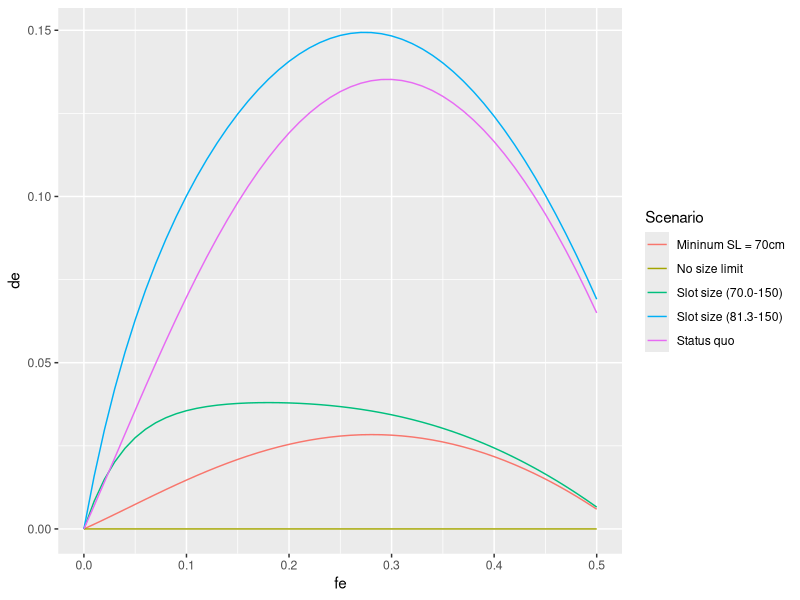

Write R code to recreate this figure. (Note: this script raises an error after producing the figure.)
# -------------------------------------------------------------------------- ##
# Halitosis.R
# Written by Steve Martell,  IPHC
# Date: Jan 8, 2012
# 
# Feb 7, 2011.  Added multiple growth groups to allow for cumulative effects
# of size selective fishing.  Need to show how mean weigth-at-age decreases
# with increasing fishing mortality rates.
# 
# SCENARIOS FOR HALIBUT PAPER
# 1) Status quo. 83.3cm minimum size limit
# 2) No size limits
# 3) 60cm minimum size limit
# 4) slot limit 81.3-150 cm
# 5) slot limit 60-150 cm
# -------------------------------------------------------------------------- ##

# -------------------------------------------------------------------------- ##
# Libraries
require(Hmisc)
require(ggplot2)
require(reshape2)
# -------------------------------------------------------------------------- ##

# Data and other constants
A	<- 35	# maximum age.
G	<- 21	# number of growth groups
S	<- 2	# number of sexes
dim	<- c(A, G, S)
age	<- 1:A	# vector of ages
pg	<- dnorm(seq(-3, 3, length=G), 0, 1); pg <- pg/sum(pg)

# Population parameters 
bo		<- 100.0			# unfished female spawning biomass
h		<- 0.75				# steepness
dm		<- 0.16				# discard mortality rate
THETA <- data.frame(bo=bo, h=h, dm=dm)

# Selectivity parameters (cm)
lhat	<- 97.132
ghat	<- 1/0.1667
slim	<- 81.28
ulim	<- 150
cvlm	<- 0.1
PI		<- data.frame(lhat=lhat, ghat=ghat, slim=slim, ulim=ulim, cvlm=cvlm)



# Sex specific parameters (female, male).
m		<- c(0.15, 0.18)			# natural mortality rate
a50		<- rep(10.91, 2)			# age at 50% maturity
k50		<- rep(1.406, 2)			# std at 50% maturity
a		<- rep(6.821e-6, 2)			# length-weight allometry (Clark 1992)
b		<- rep(3.24, 2)				# length-weight allometry (CLark 1992)
linf	<- c(145, 110)				# Range female 145-190, male 110-155 (cm)
k		<- c(0.1, 0.12)				# eyeballed growth pars from Clark & Hare 2002.
CVlinf  <- c(0.1, 0.1)				# CV in the asymptotic length

PHI	<- data.frame(m=m, a50=a50, k50=k50, a=a, b=b, linf=linf, k=k, CVlinf=CVlinf)
rownames(PHI)=c("Female", "Male")

T1 <- c(THETA, PHI, PI, dm=0)

# Halibut prices (10-20) (20-40) (40+)
# $6.75  $7.30  $7.50  In Homer Alaska.
fe		<- seq(0, 0.5, b=0.01)

lifeh	<-
function(fe = 0)
{
	# Life history and age-schedule information
	lx	<- array(0, dim)
	la	<- array(0, dim)
	wa	<- array(0, dim)
	fa	<- array(0, dim)
	pa	<- array(0, dim)	# price per pound 
	ma	<- plogis(age, a50, k50)
	for(i in 1:S)
	{
		lx[,,i]  <- exp(-m[i])^(age-1)
		lx[A,,i] <- lx[A,,i]/(1-exp(-m[i]))
		
		# growth
		'vonb'  <- function(linf,k) len <- linf*(1-exp(-k*age))
		dev     <- linf[i]*CVlinf[i]
		linf.g  <- seq(linf[i]-dev, linf[i]+dev, length=G)
		la[,,i] <- sapply(linf.g, vonb,k=k[i])
		wa[,,i] <- a[i]*la[,,i]^b[i]
		
		# maturity (this assumes maturity at a fixed age)
		fa[,,i] <- ma*wa[,,i]
	}
	
	# Length-based selectivity (length-based -> age-based)
	sc	<- array(0, dim)
	sr	<- array(0, dim)
	sd	<- array(0, dim)
	va	<- array(0, dim)
	std	<- cvlm*slim+1.e-30
	for(i in 1:S)
	{
		sc[,,i]  <- plogis(la[,,i],location=lhat, scale=ghat)
		sr[,,i]  <- plogis(la[,,i],location=slim, scale=std) - plogis(la[,,i],location=ulim, scale=std)
		sd[,,i]  <- 1-sr[,,i]
		va[,,i]  <- sc[,,i]*(sr[,,i]+sd[,,i]*dm)
	}
	
	# Age-specific total mortality, survival, retention, and discard rate.
	za	<- array(0, dim)
	sa	<- array(0, dim)
	qa	<- array(0, dim)
	da	<- array(0, dim)
	for(i in 1:S)
	{
		za[,,i]  <- m[i] + fe*va[,,i]
		sa[,,i]  <- exp(-za[,,i])
		qa[,,i]  <- (sc[,,i]*sr[,,i]) * (1-sa[,,i])/za[,,i]
		da[,,i]  <- (sc[,,i]*sd[,,i]) * (1-sa[,,i])/za[,,i]
	}
	# za	<- m+fe*va
	# sa	<- exp(-za)
	# qa	<- (sc*sr)*(1.-sa)/za	# fraction retained
	# da	<- (sc*sd)*(1.-sa)/za	# fraction discarded
	
	# Survivorship under fished conditions lz(A, G, S)
	lz	<- array(1, dim)
	for(i in 1:S)
	{
		for(j in 2:A)
		{
			lz[j,,i] <- lz[j-1,,i]*exp(-za[j-1,,i])
		}
		lz[A,,i] <- lz[A,,i]/(1-exp(-za[A,,i]))
	}
	
	
	# price premiums based on fish weight
	pa[wa<10]  <- 0.00
	pa[wa>=10] <- 6.75
	pa[wa>=20] <- 7.30
	pa[wa>=40] <- 7.50
	
	return(list(la=la, wa=wa, fa=fa, lz=lz, pa=pa*wa, va=va))
}

plot.AgeSchedule <- function()
{
	U   <- lifeh(0.2)
	mU  <- melt(U)
	colnames(mU) <- c("Age","G","Sex","value","type")
	mU$pg  <- pg[mU$G]
	mU$Sex[mU$Sex==1] = "Female"
	mU$Sex[mU$Sex==2] = "Male"
	
	p   <- ggplot(mU)
	p   <- p + geom_point(aes(x=Age, y=value, col=Sex, alpha=pg))
	p   <- p + facet_wrap(~type, scale="free")
	
	print(p)
	dev.copy2pdf(file="../FIGS/AgeSchedule.pdf")
	
}





tsasm	<- 
function(fe=0, slim=0, ulim=1000, dm=0.16)
{
	# A two sex age structured model. #
	
	
	# Age-schedule information
	# Survivorship array lx(A, G, S)
	lx	<- array(0, dim)
	la	<- array(0, dim)
	wa	<- array(0, dim)
	fa	<- array(0, dim)
	pa	<- array(0, dim)	# price per pound 
	ma	<- plogis(age, a50, k50)
	for(i in 1:S)
	{
		lx[,,i]  <- exp(-m[i])^(age-1)
		lx[A,,i] <- lx[A,,i]/(1-exp(-m[i]))
		
		# growth
		'vonb'  <- function(linf,k) len <- linf*(1-exp(-k*age))
		dev     <- linf[i]*CVlinf[i]
		linf.g  <- seq(linf[i]-dev, linf[i]+dev, length=G)
		la[,,i] <- sapply(linf.g, vonb,k=k[i])
		wa[,,i] <- a[i]*la[,,i]^b[i]
		
		# maturity (this assumes maturity at a fixed age)
		fa[,,i] <- ma*wa[,,i]
	}
	
	# price premiums based on fish weight
	pa[wa<10]  <- 3.00
	pa[wa>=10] <- 6.75
	pa[wa>=20] <- 7.30
	pa[wa>=40] <- 7.50
	
	# lx	<- sapply(age, function(age) exp(-m)^(age-1) )
	# lx[, A] <- lx[, A]/(1-exp(-m))
	# la	<- sapply(age, function(age) linf*(1-exp(-k*age)))
	# wa	<- a*la^b
	# ma	<- plogis(age, a50, k50)
	# fa	<- t(t(wa)*ma)
	
	# Derivation of S-R parameters (Ricker model)
	# Re = Ro*[(log(kap)-log(phi.E/phi.e))/log(kap)]
	# Assume 50:50 sex ratio at birth
	kap		<- (5*h)^(5/4)
	phi.E	<- sum(t(t(lx[,,1]*fa[,,1])*pg))
	#phi.E	<- as.double(lx[1, ] %*% fa[1, ])
	ro		<- bo/phi.E
	
	# Length-based selectivity (length-based -> age-based)
	sc	<- array(0, dim)
	sr	<- array(0, dim)
	sd	<- array(0, dim)
	va	<- array(0, dim)
	std	<- cvlm*slim+1.e-30
	for(i in 1:S)
	{
		sc[,,i]  <- plogis(la[,,i],location=lhat, scale=ghat)
		sr[,,i]  <- plogis(la[,,i],location=slim, scale=std) - plogis(la[,,i],location=ulim, scale=std)
		sd[,,i]  <- 1-sr[,,i]
		va[,,i]  <- sc[,,i]*(sr[,,i]+sd[,,i]*dm)
	}
	# sc	<- t(apply(la,1,plogis,location=lhat,scale=ghat))
	# std	<- cvlm*slim+1.e-30
	# sr	<- t(apply(la,1,plogis,location=slim,scale=std))
	# sd	<- 1-sr
	# va	<- sc*(sr+sd*dm)		# age-specific probability of dying due to F
	
	# Age-specific total mortality, survival, retention, and discard rate.
	za	<- array(0, dim)
	sa	<- array(0, dim)
	qa	<- array(0, dim)
	da	<- array(0, dim)
	for(i in 1:S)
	{
		za[,,i]  <- m[i] + fe*va[,,i]
		sa[,,i]  <- exp(-za[,,i])
		qa[,,i]  <- (sc[,,i]*sr[,,i]) * (1-sa[,,i])/za[,,i]
		da[,,i]  <- (sc[,,i]*sd[,,i]) * (1-sa[,,i])/za[,,i]
	}
	# za	<- m+fe*va
	# sa	<- exp(-za)
	# qa	<- (sc*sr)*(1.-sa)/za	# fraction retained
	# da	<- (sc*sd)*(1.-sa)/za	# fraction discarded
	
	# Survivorship under fished conditions lz(A, G, S)
	lz	<- array(1, dim)
	for(i in 1:S)
	{
		for(j in 2:A)
		{
			lz[j,,i] <- lz[j-1,,i]*exp(-za[j-1,,i])
		}
		lz[A,,i] <- lz[A,,i]/(1-exp(-za[A,,i]))
	}
	# lz	<- matrix(1, 2, A)
	# for(i in 2:A)
	# {
	# 	lz[, i] <- lz[, i-1]*exp(-za[, i-1])
	# 	if(i==A)
	# 	{
	# 		lz[, A] <- lz[, A]/(1-exp(-za[, i-1]))
	# 	}
	# }
	
	# Incidence functions
	phi.e	<- sum( t(lz[,,1]*fa[,,1])*pg )
	#phi.e	<- as.double(lz[1, ] %*% fa[1, ])
	
	# Equilibrium calculations
	t1		<- log(phi.E/(kap*phi.e))
	t2		<- (log(kap)*phi.e)
	re		<- max(0, -(t1*ro*phi.E)/t2)
	be		<- re * phi.e
	ye		<- 0
	de		<- 0
	ypr		<- 0
	wbar	<- rep(0, S)
	wdot	<- matrix(0,nrow=S, ncol=A)
	for(i in 1:S)
	{
		ye  <- ye + sum( re * fe * t(lz[,,i]*wa[,,i]*qa[,,i])*pg )
		de	<- de + sum( re * fe * dm * t(lz[,,i]*wa[,,i]*da[,,i])*pg )
		ypr <- ypr + sum( fe * t(lz[,,i]*wa[,,i]*qa[,,i])*pg )
		
		# Average weigth of a 10-year old fish (female & male)
		tmp		<- t(lz[,,i]*wa[,,i])*pg
		tmpn	<- t(lz[,,i])*pg
		wbar[i] <- weighted.mean(wa[10,,i], tmpn[,10])
		
		# Average weight-at-age for each sex.
		tmp     <- t(tmpn)
		P       <- tmp/rowSums(tmp)
		wdot[i,] <- rowSums(wa[,,i]*P)
	}
	spr		<- phi.e/phi.E
	
	
	# Need to calculate landed value per recruit versus slim and fe
	# using the price and size categories from above.
	# How many millions of dollars in Halibut are discarded each year?
	landed.value	<- 0
	discard.value	<- 0
	for(i in 1:S)
	{
		t1 <- sum(re * fe * t(lz[,,i]*wa[,,i]*qa[,,i]*pa[,,i])*pg)
		landed.value  <- landed.value + t1
		t2 <- sum(re * fe * dm * t(lz[,,i]*wa[,,i]*da[,,i]*pa[,,i])*pg)
		discard.value <- discard.value + t2
	}
	
	# b<- seq(0, 2*bo, length=100)
	# r<- kap*b*exp(-log(kap)*b/bo)/phi.E
	# plot(b, r)
	# points(bo, ro, pch=20, col=2)
	# points(be, re, pch=20, col=3)
	return(c(fe=fe, re=re, be=be, ye=ye, 
		de=de, spr=spr, ypr=ypr, 
		dep=be/bo, wbar.f10=wbar[1], wbar.m10=wbar[2], 
		landed.value=landed.value, 
		discard.value=discard.value ))
		# List objects don't work here.
		#, wdot.f=list(wdot[1,]), wdot.m=list(wdot[2,]) ))
}

.equil	<-
function(arg="ye", dm=0.17)
{
	fn	<- function(fe=0, slim=0, dm=dm)
	{
		tmp <- tsasm(fe, slim, dm)
		idx <- which(names(tmp)==arg)
		return(as.double(tmp[idx]))
	}
	V	<- Vectorize(fn, c("fe", "slim"))
	fe	<- seq(0, 0.45, length=20)
	sl	<- seq(60, 100, length=20)
	Z	<- outer(fe, sl, V, dm)
	obj	<- list(x=fe, y=sl, Z=Z)
	class(obj) <- "isopleth"
	return(obj)
}

GTG	<-
function(par.df)
{
	# This is a wrapper for tsasm(fe, slmin, dm)
	# where par.df is a list of parameters (THETA, PHI, PI)
	# for the tsasm model.
	with(as.list(par.df), {
		dm <<- dm
		cat("Discard mortality =", dm)
		tmp <- tsasm(fe=0.1, slim, dm)
		return(tmp)
	})
}

plot.isopleth <- 
function(obj, ...)
{
	# Plots the contour plot for the contour class
	x <- obj$x
	y <- obj$y
	z <- obj$Z
	
	#contour(x, y, z, ...)
	mx <- melt(z)
	names(mx) <- c("x","y","z")
	g=ggplot(mx,aes(x=x,y=y,z=z))+stat_contour()
	print(g)
}

# SCENARIOS
lambda = 0.16
S1 = data.frame(Scenario="Status quo", t(sapply(fe, tsasm, slim=81.3, dm=lambda)))
S2 = data.frame(Scenario="No size limit", t(sapply(fe, tsasm, slim=0.00, dm=lambda)))
S3 = data.frame(Scenario="Mininum SL = 70cm", t(sapply(fe, tsasm, slim=70.0, dm=lambda)))
S4 = data.frame(Scenario="Slot size (81.3-150)", t(sapply(fe, tsasm, slim=81.3, dm=lambda, ulim=150)))
S5 = data.frame(Scenario="Slot size (70.0-150)", t(sapply(fe, tsasm, slim=70.0, dm=lambda, ulim=150)))

DF = rbind(S1, S2, S3, S4, S5)

p<-ggplot(DF,aes(x=fe,y=de,col=Scenario)) +geom_line()
print(p+opts(title="Wastage"))
dev.copy2pdf(file="../FIGS/fig:wastage.pdf", width=10, height=7.5)

p<-ggplot(DF,aes(x=fe,y=spr,col=Scenario)) +geom_line()
print(p+opts(title="Relative spawning biomass per recruit"))

p<-ggplot(DF,aes(x=fe,y=ypr,col=Scenario)) +geom_line()
print(p+opts(title="Yield per recruit"))

p<-ggplot(DF,aes(x=fe,y=ye,col=Scenario)) +geom_line()
print(p+opts(title="Equilibrium yield"))
dev.copy2pdf(file="../FIGS/fig:yield.pdf", width=10, height=7.5)

p<-ggplot(DF,aes(x=fe,y=landed.value,col=Scenario)) +geom_line()
print(p+opts(title="Landed Value"))

p<-ggplot(DF,aes(x=fe,y=discard.value,col=Scenario)) +geom_line()
print(p+opts(title="Value of dead discards"))


# A key question is for every pound of bycatch what is the corresponding
# yield loss to the directed fishery. This is computed by IPHC as the 
# yield loss ration = (Wt. of future yield loss)/(Wt. of bycatch).  The wt. of 
# the bycatch is straight forward. The yield loss is the difference between
# the yield obtained with discard mortality =0 and discard mortality =0.17

oldfun <-function()
{
	SPR <- .equil("spr", dm=dm)
	SPR0<- .equil("spr", dm=0)
	YE  <- .equil("ye", dm=dm)
	YE0 <- .equil("ye", dm=0)
	BE  <- .equil("be", dm=dm)
	BE0 <- .equil("be", dm=0)
	DE	<- .equil("de", dm=dm)
	W.F <- .equil("wbar.f", dm=dm)
	W.M <- .equil("wbar.m", dm=dm)
	LV	<- .equil("landed.value", dm=dm)
	DV	<- .equil("discard.value", dm=dm)

	# REPORT SECTION
	par(mfcol=c(1, 1), las=1)
	isolvl <- c(0.35, seq(0, 1, by=0.1))
	isolwd <- c(2, rep(1, 11))
	xl     <- "Fishing mortality"
	yl     <- "Size limit (cm)"
	plot(SPR,xlab=xl,ylab=yl,levels=isolvl,lwd=isolwd,main="Spawn potential ratio")
	plot(YE ,xlab=xl,ylab=yl,main="Equilibrium yield")
	plot(DE ,xlab=xl,ylab=yl,main="Discarded yield")
	X = DE
	X$Z = (YE0$Z-YE$Z)/(DE$Z)
	plot(X, xlab=xl,ylab=yl,main="Yield loss ratio")

	#The following in the spawning biomass per recruit lost per 
	#unit of discard. This should be the spawning biomass,  not SPR
	SE = DE
	SE$Z = (BE0$Z-BE$Z)/(DE$Z)
	plot(SE, add=TRUE, col="blue", levels=seq(0, 10, by=.25))

	E=DE
	E$Z = YE$Z/(YE$Z+DE$Z)
	plot(E, add=TRUE, col="red")

	par(mfcol=c(2, 2))
	plot(W.F, xlab=xl, ylab=yl, main="Mean weight of age-10 females")
	plot(W.M, xlab=xl, ylab=yl, main="Mean weight of age-10 males")
	plot(LV, xlab=xl, ylab=yl, main="Landed Value ($$)")
	X = LV
	X$Z = DV$Z/LV$Z
	plot(X, xlab=xl, ylab=yl, main="Discard Value/Landed Value")
}
